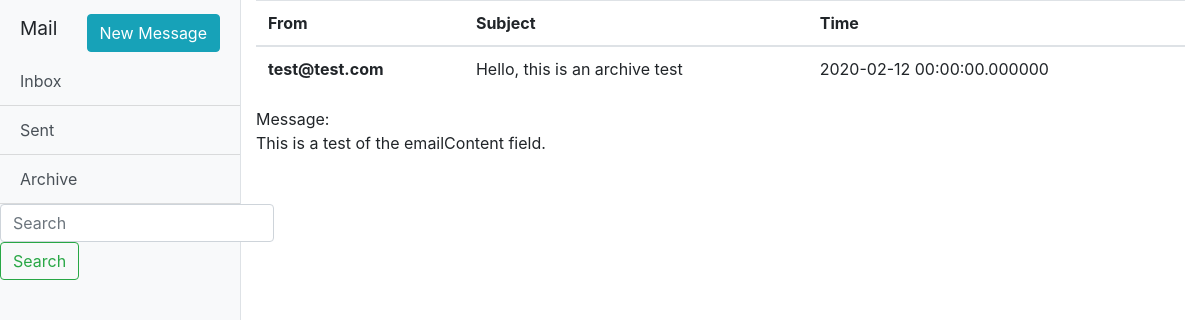
The page /singlemail.php?id=2 on the database its author committed.
### tables this page shows
CREATE TABLE `emails` (
                        `emailFrom` varchar(100) NOT NULL,
                        `emailSubject` varchar(100) NOT NULL,
                        `emailTime` datetime(6) NOT NULL,
                        `emailID` int(11) NOT NULL,
                        `emailContent` varchar(1000) NOT NULL,
                        `isArchived` varchar(3) NOT NULL
);

### db/functions.php (called while the page is built, shortened)
<?php
function getSingleMail($emailID, $conn){
    $stmt = $conn->prepare("SELECT * FROM emails WHERE emailID='$emailID' ORDER BY emailTime DESC");
    $stmt->execute();
    $singleMail = $stmt->get_result();
    return $singleMail;
}

### singlemail.php (the view, shortened to what this page needs)
<?php
include_once "db/functions.php";
?>
<html>
<head>
    <link href="css/bootstrap.min.css" rel="stylesheet">
    <link href="css/styles.css" rel="stylesheet">
</head>
<body>
<div class="d-flex" id="wrapper">
    <div class="bg-light blue border-right" id="sidebar-wrapper">
        <div class="sidebar-heading">Mail <a href="sendmail.php" class="btn btn-info float-right" role="button">New Message</a></div>
        <div class="list-group list-group-flush">
            <a href="index.php" class="list-group-item list-group-item-action bg-light">Inbox</a>
            <a href="sent.php" class="list-group-item list-group-item-action bg-light">Sent</a>
            <a href="index.php?archive=true" class="list-group-item list-group-item-action bg-light">Archive</a>
            <form method="GET" action= "index.php" class="form-inline my-2 my-lg-0">
                <input class="form-control" type="search" placeholder="Search" aria-label="Search" name="searchEmail">
                <button class="btn btn-outline-success" type="submit" name="submitSearchEmail">Search</button>
            </form>
        </div>
    </div>
    <div id="page-content-wrapper">
        <div class="container-fluid">
            <?php
            if (!isset($_GET['id'])){
                echo "You've taken a wrong turn! Please wait and you will automatically be redirected.";
                echo '<meta http-equiv = "refresh" content = "2; url = index.php" />';
            } else {
                $conn = OpenCon();
                $singleEmail = getSingleMail($_GET['id'], $conn);
                $row = mysqli_fetch_array($singleEmail);
            ?>
            <table class="table" id="emails">
                <thead>
                <tr>
                    <th scope="col">From</th>
                    <th scope="col">Subject</th>
                    <th scope="col">Time</th>
                </tr>
                </thead>
                <tbody>
                    <tr>
                        <th scope="row"><?php echo $row['emailFrom'] ?></th>
                        <td><?php echo $row['emailSubject'] ?></td>
                        <td><?php echo $row['emailTime'] ?></td>
                    </tr>
                </tbody>
            </table>
            Message:
            <br>
            <?php
            echo $row['emailContent'];
            }
            ?>
        </div>
    </div>
</div>
</body>
</html>

### css/styles.css (style rules this page uses)
body { overflow-x: hidden; }
#sidebar-wrapper { min-height: 100vh; margin-left: -15rem; -webkit-transition: margin .25s ease-out; -moz-transition: margin .25s ease-out; -o-transition: margin .25s ease-out; transition: margin .25s ease-out; }
#sidebar-wrapper .sidebar-heading { padding: 0.875rem 1.25rem; font-size: 1.2rem; }
#sidebar-wrapper .list-group { width: 15rem; }
#page-content-wrapper { min-width: 100vw; }
@media (min-width: 768px) { #sidebar-wrapper { margin-left: 0; } }
@media (min-width: 768px) { #page-content-wrapper { min-width: 0; width: 100%; } }

### rows shown on the page
emails: emailFrom "test@test.com", emailSubject "Hello, this is an archive test", emailTime "2020-02-12 00:00:00.000000", emailContent "This is a test of the emailContent field."
